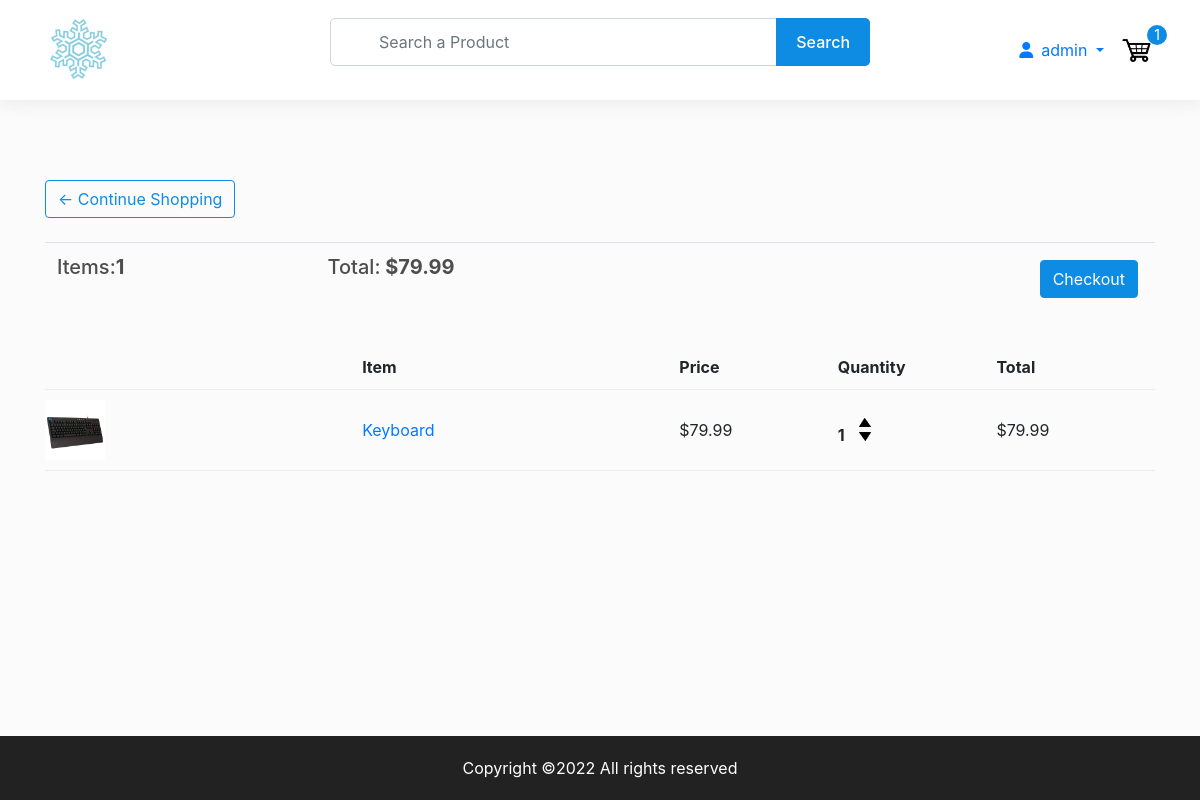
The app's page /cart/ (signed in), older data.
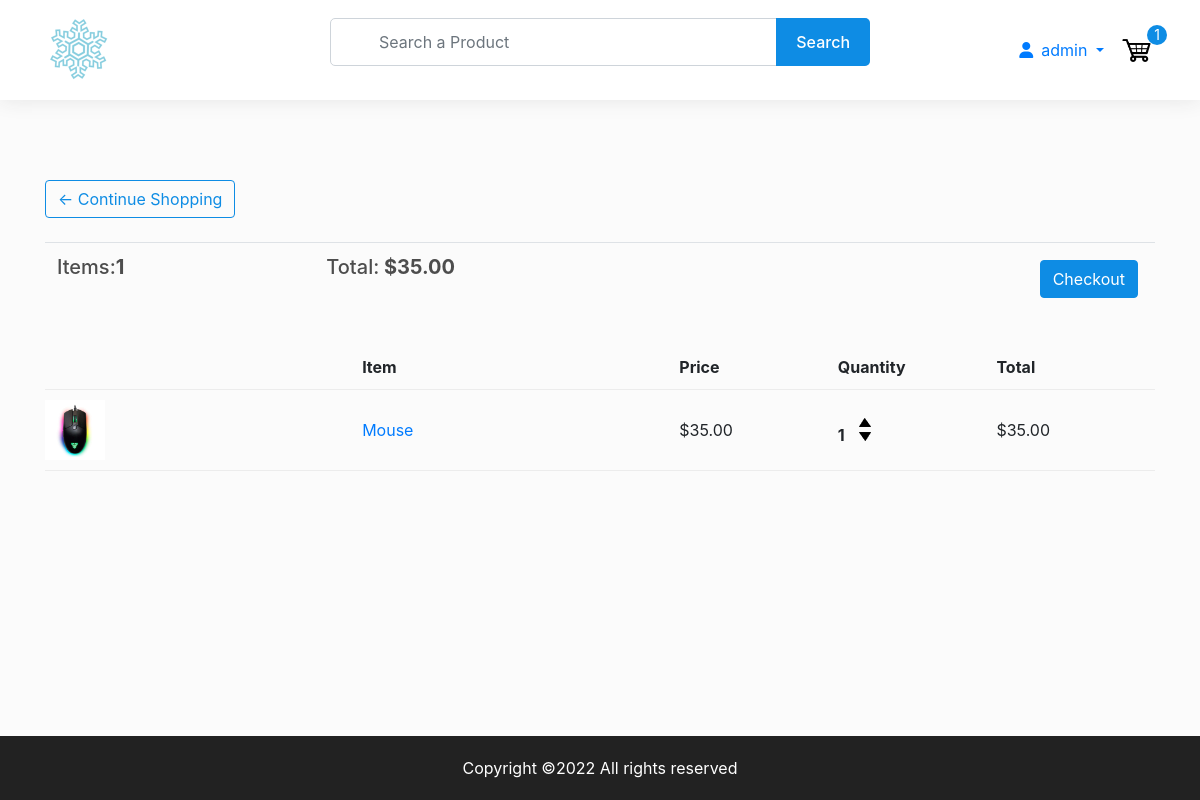
The same page, newer data.
### store/models.py (models this page shows, shortened)
class Order(models.Model):
    customer = models.ForeignKey(
        Customer, on_delete=models.CASCADE, blank=True, null=True
    )
    items = models.ManyToManyField(OrderItem)
    date_orderd = models.DateTimeField(auto_now_add=True)
    ordered = models.BooleanField(default=False, null=False, blank=False)
    delivered = models.BooleanField(default=False)
    total_price = models.FloatField(max_length=200, null=True)  # added
    sphipping_address = models.ForeignKey(
        "ShippingAddress", on_delete=models.SET_NULL, blank=True, null=True
    )
    payment = models.ForeignKey(
        "Payment", on_delete=models.SET_NULL, blank=True, null=True
    )
    @property
    def get_total(self):
        total = 0
        for order_items in self.items.all():
            total = total + order_items.get_total_item_price
        return total
    @property
    def get_cart_items(self):
        total = 0
        for order_item in self.items.all():
            total += order_item.quantity
        return total

class OrderItem(models.Model):
    customer = models.ForeignKey(
        Customer, on_delete=models.CASCADE, blank=True, null=True
    )
    product = models.ForeignKey(Product, on_delete=models.CASCADE, null=True)
    quantity = models.IntegerField(default=0, null=True, blank=True)
    ordered = models.BooleanField(default=False)
    @property
    def get_total_item_price(self):
        total = self.product.price * self.quantity
        return total

class Product(models.Model):
    name = models.CharField(max_length=200, null=True)
    price = models.DecimalField(max_digits=7, decimal_places=2)
    digital = models.BooleanField(default=False, null=True, blank=False)
    image = models.ImageField(null=True, blank=True)
    status = models.BooleanField(default=False, null=True, blank=False)  # changed
    description = models.TextField(max_length=1000, null=True, blank=True)  # added
    @property
    def imageURL(self):
        try:
            url = self.image.url
        except:
            url = ""
        return url

### store/views.py (the view)
# urls.py: path("cart/", views.cart, name="cart"),
@login_required(login_url="login")
def cart(request):
    try:
        customer = get_object_or_404(Customer, user=request.user)
        order = Order.objects.get(customer=customer, ordered=False)
        context = {"object": order}
        return render(request, "store/cart.html", context)
    except ObjectDoesNotExist:
        context = {}
        return render(request, "store/cart.html", context)

### context_processors/context_processors.py (called while the page is built, shortened)
def total_cart_items(request):
    if request.user.is_authenticated:
        customer = Customer.objects.filter(user=request.user).first()
        if customer is None:
            return {"totalCartItems": 0}
        order = Order.objects.filter(customer=customer, ordered=False).first()
        if order is None:
            return {"totalCartItems": 0}
        cartItems = order.get_cart_items
    return {"totalCartItems": cartItems}

### store/templates/store/cart.html (shortened to what this page needs)
{% extends 'store/header.html' %}
{% load static %}
{% block content %}
	<section>
		<div class="container">
			<div class="row">
				<div class="col-lg-12">
					<div class="box-element">
						<a  class="btn btn-outline-primary" href="{% url 'store' %}">&#x2190; Continue Shopping</a>
						<br>
						<br>
						<table class="table">
							<tr>
								<th><h5>Items:<strong id="total_cart_items">{{totalCartItems}}</strong></h5></th>
								<th><h5>Total:<strong id="total_price"> ${{object.get_total}}</strong></h5></th>
								<th>
									{% if object.get_total %}
									<a  style="float:right; margin:5px;" class="btn btn-primary" href="{% url 'checkout' %}">Checkout</a>
									{% endif %}
								</th>
							</tr>
						</table>
					</div>
					<br>
					<div class="box-element">
						<div class="cart-row">
							<div style="flex:2"><strong>Item</strong></div>
							<div style="flex:1"><strong>Price</strong></div>
							<div style="flex:1"><strong>Quantity</strong></div>
							<div style="flex:1"><strong>Total</strong></div>
						</div>
						{% for item in object.items.all %}
						<div class="cart-row" id="rowid{{item.product.id}}">
							<div style="flex:2"><img class="row-image" src="{{item.product.imageURL}}"></div>
							<div style="flex:2"><p><a href="{% url 'details' item.product.id %}">{{item.product.name}}</a></p></div>
							<div style="flex:1"><p id="price{{item.product.id}}">${{item.product.price|floatformat:2}}</p></div>
							<div style="flex:1">
								<p class="quantity" id="q{{item.product.id}}">{{item.quantity}}</p>
								<div class="quantity">
									<a href="{% url 'add_to_cart' %}" class="add-btn" id="{{item.product.id}}"><img class="chg-quantity" src="{% static  'images/arrow-up.png' %}"></a>
									<a href="{% url 'remove_from_cart' %}" class="remove-btn" id="{{item.product.id}}"><img class="chg-quantity" src="{% static  'images/arrow-down.png' %}"></a>
								</div>
							</div>
							<div style="flex:1"><p id="tprice{{item.product.id}}">${{item.get_total_item_price}}</p></div>
						</div>
						{% endfor %}
					</div>
				</div>
			</div>
		</div>
	</section>
{% endblock content %}

### store/templates/store/header.html (shortened to what this page needs)
<!DOCTYPE html>
{% load static %}
<html>
    <head>
        <link
            rel="stylesheet"
            href="https://stackpath.bootstrapcdn.com/bootstrap/4.4.1/css/bootstrap.min.css"
        />
        <link
            rel="stylesheet"
            type="text/css"
            href="{% static 'css/style.css' %}"
        />
        <link rel="stylesheet" href="https://cdnjs.cloudflare.com/ajax/libs/lightgallery/2.3.0/css/lightgallery-bundle.min.css" />
        <link
        rel="stylesheet"
        href="https://unpkg.com/@trevoreyre/autocomplete-js/dist/style.css"
        />
        <link rel='stylesheet' href='https://maxcdn.bootstrapcdn.com/font-awesome/4.5.0/css/font-awesome.min.css' >
    </head>
    <body>
        <div id="page-container">
            <header>
                <div class="container">
                    <div class="row align-items-center">
                        <div class="col-6 col-lg-3 order-1">
                            <a href="{% url 'store' %}" class="logo mr-5">
                                <img src="{% static 'images/logo-1.png' %}" />
                            </a>
                        </div>
                        <div class="col-lg-6 order-3 order-lg-2 mt-2 mt-lg-0">
                            <form id="autocomplete" class="autocomplete" action="/search" method="get">
                                <div class="form-group mb-0">
                                    <input type="text" class="autocomplete-input form-control sm-2 mr-5 pl-5" name="search" placeholder="Search a Product">
                                </div>
                                <button type="submit">Search</button>
                            </form>
                        </div>
                        <div class="col-6 col-lg-3 order-2 order-lg-3">
                            <div class="header-right d-flex align-items-center justify-content-end">
                                {% if request.user.is_authenticated %}
                                    <div class="dropdown">
                                        <a href="#" class="dropdown-toggle" data-toggle="dropdown" aria-haspopup="true" aria-expanded="false">
                                            <i class="fa fa-user mr-2"></i>{{request.user}}
                                        </a>
                                    </div>
                                {% else %}
                                    <a href="{% url 'login' %}" class="btn btn-outline-primary">Login</a>
                                {% endif %}
                                <div class="cart ml-3">
                                    <a href="{% url 'cart' %}">
                                        <img src="{% static 'images/cart.png' %}" />
                                    </a>
                                    <p id="totalCartNo">{{totalCartItems}}</p>
                                </div>
                            </div>
                        </div>
                    </div>
                </div>
            </header>
            <div id="content-wrap">
                {% block content %}
                {% endblock content %}
            </div>
            <footer>
                <div class="container text-center">
                    <p>Copyright ©2022 All rights reserved</p>
                </div>
            </footer>
        </div>
    </body>
</html>

### static/css/style.css (style rules this page uses)
.btn { transition: 250ms ease-in; }
.btn-primary { background-color: #0e8ce4; border-color: #0e8ce4; }
.btn-outline-primary { color: #0e8ce4; border-color: #0e8ce4; }
img { max-width: 100%; }
h1, h2, h3, h4, h5, h6 { color: #4d4d4d; }
body { background-color: #fbfbfb; }
#page-container { position: relative; min-height: 100vh; }
#content-wrap { padding-bottom: 64px; }
section { padding: 50px 0; }
@media (min-width: 768px) { section { padding: 60px 0; } }
@media (min-width: 768px) { section { padding: 80px 0; } }
header { position: -webkit-sticky; position: sticky; top: 0; z-index: 999; background-color: #fff; padding: 15px 0; box-shadow: 0 0 20px #e5e5e5; }
header .logo img { height: 70px; -o-object-fit: contain; object-fit: contain; }
header .autocomplete { position: relative; }
header .autocomplete input { height: 48px; background-color: #fff; border-radius: 5px; }
header .autocomplete button { position: absolute; top: 0; right: 0; height: 100%; background-color: #0e8ce4; color: #fff; font-weight: 500; border: 0; border-radius: 0 5px 5px 0; padding: 0 20px; transition: 250ms ease-in; }
header .cart { position: relative; }
header .cart img { height: 35px; }
header .cart p { position: absolute; top: -8px; right: -12px; width: 20px; height: 20px; color: #fff; background-color: #0e8ce4; font-size: 14px; line-height: 20px; text-align: center; border-radius: 50%; margin-bottom: 0; }
.row-image { height: 60px; width: auto; }
.cart-row { display: flex; align-items: center; padding-bottom: 10px; margin-bottom: 10px; border-bottom: 1px solid #ececec; }
.cart-row p { margin-bottom: 0; }
.quantity { display: inline-block; font-weight: 700; padding-right: 10px; }
.chg-quantity { width: 12px; cursor: pointer; display: block; margin-top: 5px; transition: 0.1s; }
footer { position: absolute; bottom: 0; height: 64px; width: 100%; background-color: #222222; padding: 20px 0; }
footer p { color: #fff; margin-bottom: 0; }

Row changes from the older to the newer data that the page shows:
no longer on this page (row edited): Order: get_total "79.99"
no longer on this page (row edited): OrderItem: product.imageURL (picture), product.name "Keyboard", product.price "79.99", quantity "1", get_total_item_price "79.99"
added Order: get_total "35.00"
added OrderItem: product.imageURL (picture), product.name "Mouse", product.price "35.00", quantity "1", get_total_item_price "35.00"
